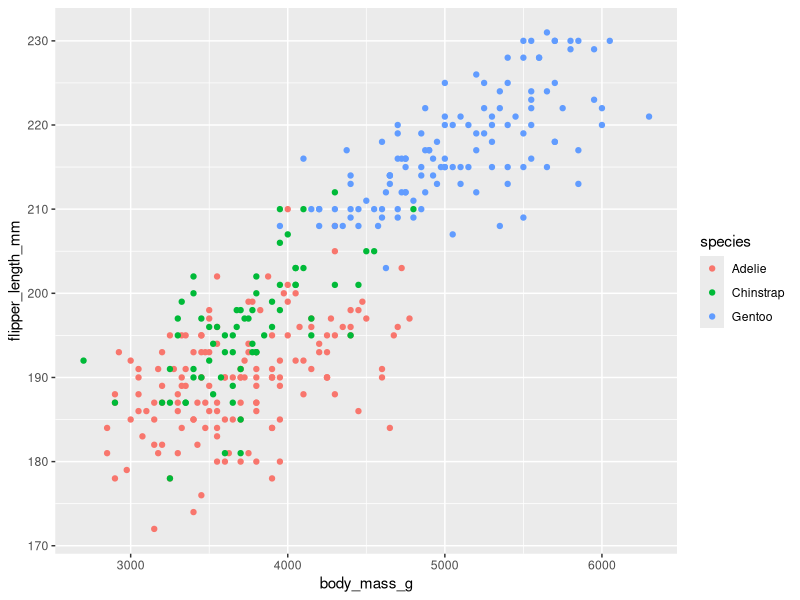

This chart was generated by the following R code:
## ---- chunk 1
knitr::opts_chunk$set(echo = TRUE)
library(tidyverse)
library(ggplot2)
library(palmerpenguins)
## ---- chunk 2
ggplot(data = penguins, aes(x = body_mass_g, y = flipper_length_mm)) +
  geom_point(aes(color = species)) # aes(color = specoies) makes color dependent on species, aes for changing things based on varibales only. 
  

